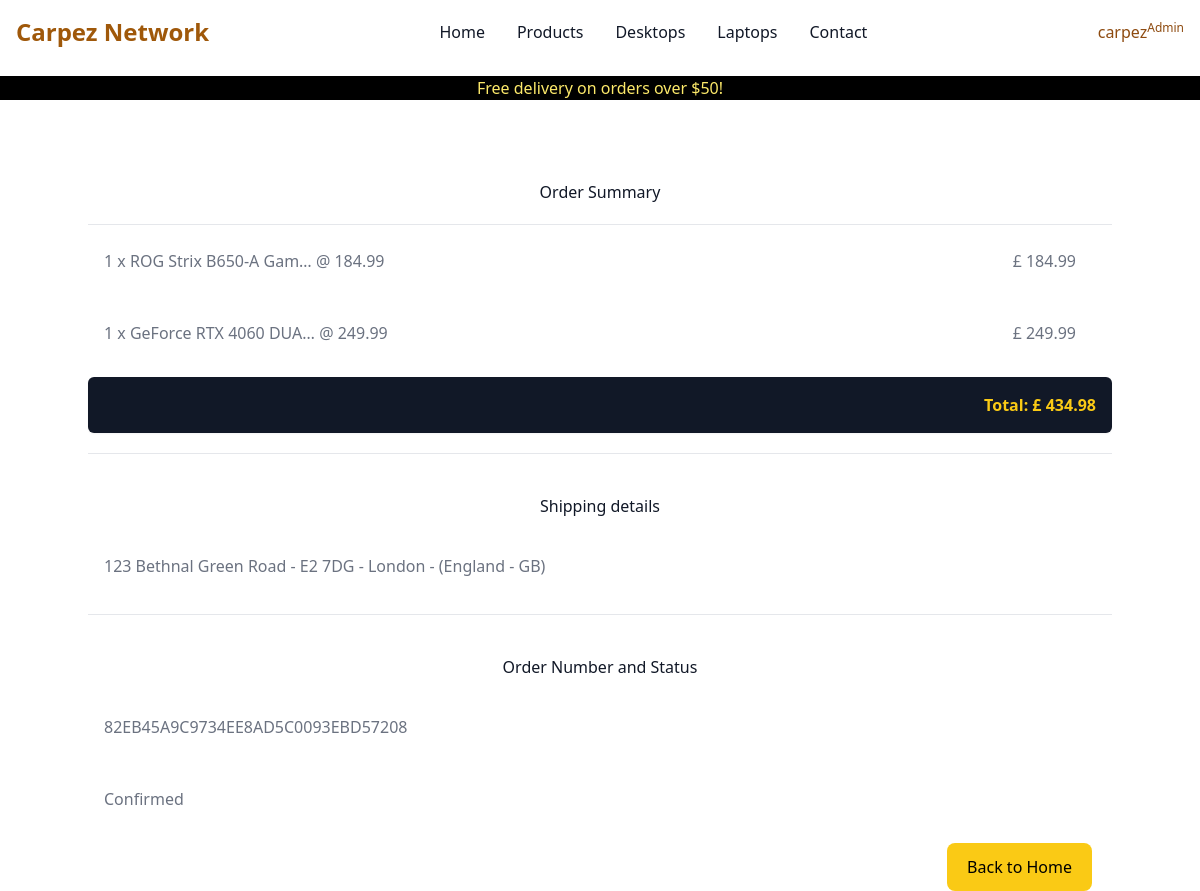
Page /checkout/checkout_success/82EB45A9C9734EE8AD5C0093EBD57208 (signed in) on the committed database.
### checkout/models.py (models this page shows, shortened)
class OrderLineItem(models.Model):
    order = models.ForeignKey(
        Order,
        null=False,
        blank=False,
        on_delete=models.CASCADE,
        related_name='lineitems'
        )
    product = models.ForeignKey(
        Product,
        null=False,
        blank=False,
        on_delete=models.CASCADE
        )
    quantity = models.IntegerField(null=False, blank=False, default=0)
    lineitem_total = models.DecimalField(
        max_digits=6,
        decimal_places=2,
        null=False,
        blank=False,
        editable=False
        )

class Order(models.Model):
    order_number = models.CharField(max_length=32, null=False, editable=False)
    date = models.DateTimeField(auto_now_add=True)
    delivery_cost = models.DecimalField(
        max_digits=6,
        decimal_places=2,
        null=False,
        default=0
    )
    order_total = models.DecimalField(
        max_digits=10,
        decimal_places=2,
        null=False,
        default=0
    )
    grand_total = models.DecimalField(
        max_digits=10,
        decimal_places=2,
        null=False,
        default=0
    )
    bag_and_shipping_details = models.JSONField(
        encoder=DjangoJSONEncoder,
        decoder=json.JSONDecoder
    )
    full_name = models.CharField(max_length=254, null=True, editable=False)
    email = models.EmailField(max_length=254, null=True, editable=False)
    shipping = models.CharField(max_length=254, null=True, editable=False)
    billing_details = models.JSONField(null=True, blank=True)
    stripe_pid = models.CharField(
        max_length=32,
        null=False,
        blank=False,
        editable=False,
        default="before migration"
    )
    user = models.ForeignKey(
        Dashboard,
        null=True,
        blank=True,
        related_name="orders",
        on_delete=models.SET_NULL
    )
    status = models.CharField(
        max_length=10,
        null=False,
        default='pending',
        choices=[
            ('pending', "Pending"),
            ('confirmed', "Confirmed"),
            ('dispatched', "Dispatched"),
            ('delivered', "delivered")
        ]
    )

### products/models.py (models this page shows, shortened)
class Product(models.Model):
    category = models.ForeignKey(
        'Category', null=True, blank=True, on_delete=models.SET_NULL
    )
    brand = models.ForeignKey(
        'Brand', null=True, blank=True, on_delete=models.SET_NULL
    )
    tags = models.ManyToManyField(Tag)
    sku = models.CharField(max_length=254, null=True, blank=True)
    name = models.CharField(max_length=254)
    description = models.TextField()
    rating = models.DecimalField(max_digits=2, decimal_places=1, null=True, blank=False)
    price = models.DecimalField(max_digits=6, decimal_places=2)
    image = models.ImageField(null=True, blank=True)
    reviews = models.ManyToManyField(Reviews)

### checkout/views.py (the view)
def checkout_success(request, order_number):
    order = get_object_or_404(Order, order_number=order_number)
    line_items = order.lineitems.all()
    if "bag" in request.session:
        del request.session["bag"]
    template = "checkout/checkout_success.html"
    context = {
        "order": order,
        "line_items": line_items
    }
    return render(request, template, context)

### bag/context.py (called while the page is built, shortened)
def bag(request):
    bag_items = []
    total = 0
    objects = 0
    b = request.session.get('bag', {})
    if total < settings.FREE_DELIVERY_TRESHOLD:
        delivery = total * Decimal(settings.STANDARD_DELIVERY_PERCENTAGE / 100)
        free_delivery_delta = settings.FREE_DELIVERY_TRESHOLD - total
    else:
        delivery = 0
        free_delivery_delta = 0
    grand_total = total + delivery
    json_bag = json.dumps(b)
    context = {
        'bag': json_bag,
        'bag_items': bag_items,
        'total': total,
        'objects': objects,
        'delivery': delivery,
        'free_delivery_delta': free_delivery_delta,
        'free_delivery_treshold': settings.FREE_DELIVERY_TRESHOLD,
        'grand_total': grand_total,
    }
    return context

### bag/templatetags/bag_tools.py (called while the page is built)
@register.filter(name='calc_subtotal')
def calc_subtotal(price, quantity):
    return price * quantity

### checkout/templates/checkout/checkout_success.html (shortened to what this page needs)
{% extends 'base.html' %}
{% load bag_tools %}
{% block content %}
<div class="container">
    <h2 class="font-xl text-gray-900 mb-5 mt-20 text-center">
      Order Summary
    </h2>
    <hr>
    {% for lineitem in line_items %}
        <p class="mb-4 mt-2 p-4 font-large text-gray-500 dark:text-gray-400">
            {{ lineitem.quantity }} x {{ lineitem.product.name|truncatechars:21 }} @ {{ lineitem.product.price }}<span class="float-end mr-5">£ {{ lineitem.product.price|calc_subtotal:lineitem.quantity }} </span></p>
    {% endfor %}
    <p class="mt-4 p-4 bg-gray-900 rounded-md shadow-sm text-yellow-300 p-4 text-end">
        <strong>
            Total:  £ {{ order.grand_total|floatformat:2 }}
        </strong>
    </p>
    <hr class="mt-5 mb-5">
    <h2 class="font-large text-gray-900 mb-5 mt-10 text-center">
      Shipping details
    </h2>
    <p class="mb-4 p-4 text-gray-500 dark:text-gray-400">{{ order.shipping }}</p>
    <hr class="mt-5 mb-5">
    <h2 class="font-large text-gray-900 mb-5 mt-10 text-center">
      Order Number and Status
    </h2>
    <p class="mb-4 p-4 text-gray-500 dark:text-gray-400">{{ order.order_number }}</p>
    <p class="mb-4 p-4 text-gray-500 dark:text-gray-400">{{ order.get_status_display }}</p>
    <a href="{% url 'home' %}" class="btn btn-submit mr-5 float-end">Back to Home</a>
</div>
{% endblock %}

### templates/includes/main-nav.html (shortened to what this page needs)
<nav class="bg-white border-gray-200 dark:bg-gray-900">
    <div class="max-w-screen-xl flex flex-wrap items-center justify-between mx-auto p-4">
    <a href="{% url 'home' %}" class="text-yellow-600 flex items-center space-x-3 rtl:space-x-reverse">
        <span class="self-center text-xl md:text-2xl font-semibold whitespace-nowrap dark:text-white">Carpez Network</span>
    </a>
    <div class="flex items-center md:order-2 space-x-3 md:space-x-0 rtl:space-x-reverse">
        {% if user.is_authenticated %}
        <button type="button" class="flex font-medium rounded hover:bg-gray-100 md:hover:bg-transparent md:hover:text-yellow-900 md:p-0 dark:text-white md:dark:hover:text-blue-500 dark:hover:bg-gray-700 dark:hover:text-white md:dark:hover:bg-transparent dark:border-gray-700" id="user-menu-button" aria-expanded="false" data-dropdown-toggle="user-dropdown" data-dropdown-placement="bottom">
            <span class="text-yellow-700 hover:text-yellow-900">{{ user.username }}{% if not request.user.is_superuser %} | <i class="fa-solid fa-cart-shopping"></i>{% endif %}</span><span class="text-xs text-yellow-700 hover:text-yellow-900 inline-block align-top">{% if not request.user.is_superuser %} (£ {{ grand_total|floatformat:2 }}){% else %} Admin{% endif %}</span>
        </button>
        {% endif %}
    </div>
    <div class="items-center justify-between hidden w-full md:flex md:w-auto md:order-1" id="navbar-user">
      <ul class="flex flex-col font-medium p-4 md:p-0 mt-4 border border-gray-100 rounded-lg bg-gray-50 md:space-x-8 rtl:space-x-reverse md:flex-row md:mt-0 md:border-0 md:bg-white dark:bg-gray-800 md:dark:bg-gray-900 dark:border-gray-700">
        <li>
          <a href="{% url 'home' %}" class="block py-2 px-3 text-gray-900 hover:text-yellow-700 rounded-sm hover:bg-gray-100 md:hover:bg-transparent hover:text-yellow-700 md:p-0 md:dark:text-blue-500">Home</a>
        </li>
        <li>
          <a href="{% url 'get_products' %}" class="block py-2 px-3 text-gray-900 hover:text-yellow-700 rounded-sm hover:bg-gray-100 md:hover:bg-transparent md:hover:text-yellow-700 md:p-0 dark:text-white md:dark:hover:text-blue-500 dark:hover:bg-gray-700 dark:hover:text-white md:dark:hover:bg-transparent dark:border-gray-700">Products</a>
        </li>
        <li>
          <a href="{% url 'get_products' %}?tag=desktop" class="block py-2 px-3 text-gray-900 hover:text-yellow-700 rounded-sm hover:bg-gray-100 md:hover:bg-transparent md:hover:text-yellow-700 md:p-0 dark:text-white md:dark:hover:text-blue-500 dark:hover:bg-gray-700 dark:hover:text-white md:dark:hover:bg-transparent dark:border-gray-700">Desktops</a>
        </li>
        <li>
          <a href="{% url 'get_products' %}?tag=laptops" class="block py-2 px-3 text-gray-900 hover:text-yellow-700 rounded-sm hover:bg-gray-100 md:hover:bg-transparent md:hover:text-yellow-700 md:p-0 dark:text-white md:dark:hover:text-blue-500 dark:hover:bg-gray-700 dark:hover:text-white md:dark:hover:bg-transparent dark:border-gray-700">Laptops</a>
        </li>
        <li>
          <a href="#" class="block py-2 px-3 text-gray-900 hover:text-yellow-700 rounded-sm hover:bg-gray-100 md:hover:bg-transparent md:hover:text-yellow-700 md:p-0 dark:text-white md:dark:hover:text-blue-500 dark:hover:bg-gray-700 dark:hover:text-white md:dark:hover:bg-transparent dark:border-gray-700">Contact</a>
        </li>
      </ul>
    </div>
    </div>
  </nav>

### rows in the picture
OrderLineItem: quantity "1", product.name "ROG Strix B650-A Gam…", product.price "184.99", product.price|calc_subtotal "184.99"
OrderLineItem: quantity "1", product.name "GeForce RTX 4060 DUA…", product.price "249.99", product.price|calc_subtotal "249.99"
Order: grand_total "434.98", shipping "123 Bethnal Green Road - E2 7DG - London - (England - GB)", order_number "82EB45A9C9734EE8AD5C0093EBD57208", status "Confirmed"

### other values in the picture
{{ user.username }} "carpez"
{{ free_delivery_treshold }} "50"
